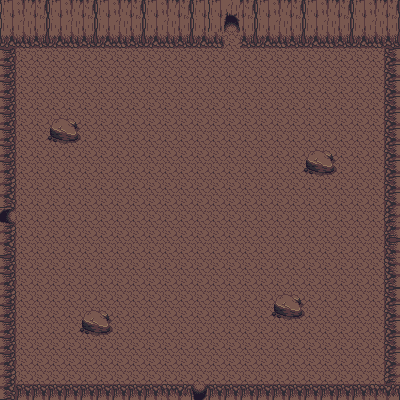

This is a level from a 2D game, rendered from its Tiled map with the project's own tilesets. A one-line summary and the complete map file follow:
An orthogonal 25x25 tile map with 16x16 px tiles, 2 tile layers (Ground, ObjectCollisions) and 12 objects.

<map version="1.5" tiledversion="1.5.0" orientation="orthogonal" renderorder="right-down" width="25" height="25" tilewidth="16" tileheight="16" infinite="0" nextlayerid="4" nextobjectid="14">
 <tileset firstgid="1" source="CaveTileSet.tsx" />
 <layer id="1" name="Ground" width="25" height="25">
  <data encoding="csv">
1,1,1,1,1,1,1,1,1,1,1,1,1,1,1,1,1,1,1,1,1,1,1,1,1,
1,1,1,1,1,1,1,1,1,1,1,1,1,1,1,1,1,1,1,1,1,1,1,1,1,
1,1,1,1,1,1,1,1,1,1,1,1,1,1,1,1,1,1,1,1,1,1,1,1,1,
1,1,1,1,1,1,1,1,1,1,1,1,1,1,1,1,1,1,1,1,1,1,1,1,1,
1,1,1,1,1,1,1,1,1,1,1,1,1,1,1,1,1,1,1,1,1,1,1,1,1,
1,1,1,1,1,1,1,1,1,1,1,1,1,1,1,1,1,1,1,1,1,1,1,1,1,
1,1,1,1,1,1,1,1,1,1,1,1,1,1,1,1,1,1,1,1,1,1,1,1,1,
1,1,1,1,1,1,1,1,1,1,1,1,1,1,1,1,1,1,1,1,1,1,1,1,1,
1,1,1,1,1,1,1,1,1,1,1,1,1,1,1,1,1,1,1,1,1,1,1,1,1,
1,1,1,1,1,1,1,1,1,1,1,1,1,1,1,1,1,1,1,1,1,1,1,1,1,
1,1,1,1,1,1,1,1,1,1,1,1,1,1,1,1,1,1,1,1,1,1,1,1,1,
1,1,1,1,1,1,1,1,1,1,1,1,1,1,1,1,1,1,1,1,1,1,1,1,1,
1,1,1,1,1,1,1,1,1,1,1,1,1,1,1,1,1,1,1,1,1,1,1,1,1,
1,1,1,1,1,1,1,1,1,1,1,1,1,1,1,1,1,1,1,1,1,1,1,1,1,
1,1,1,1,1,1,1,1,1,1,1,1,1,1,1,1,1,1,1,1,1,1,1,1,1,
1,1,1,1,1,1,1,1,1,1,1,1,1,1,1,1,1,1,1,1,1,1,1,1,1,
1,1,1,1,1,1,1,1,1,1,1,1,1,1,1,1,1,1,1,1,1,1,1,1,1,
1,1,1,1,1,1,1,1,1,1,1,1,1,1,1,1,1,1,1,1,1,1,1,1,1,
1,1,1,1,1,1,1,1,1,1,1,1,1,1,1,1,1,1,1,1,1,1,1,1,1,
1,1,1,1,1,1,1,1,1,1,1,1,1,1,1,1,1,1,1,1,1,1,1,1,1,
1,1,1,1,1,1,1,1,1,1,1,1,1,1,1,1,1,1,1,1,1,1,1,1,1,
1,1,1,1,1,1,1,1,1,1,1,1,1,1,1,1,1,1,1,1,1,1,1,1,1,
1,1,1,1,1,1,1,1,1,1,1,1,1,1,1,1,1,1,1,1,1,1,1,1,1,
1,1,1,1,1,1,1,1,1,1,1,1,1,1,1,1,1,1,1,1,1,1,1,1,1,
1,1,1,1,1,1,1,1,1,1,1,1,1,1,1,1,1,1,1,1,1,1,1,1,1
</data>
 </layer>
 <layer id="2" name="ObjectCollisions" width="25" height="25">
  <data encoding="csv">
122,123,124,122,123,124,122,123,124,122,123,124,122,122,211,124,122,123,124,122,123,124,122,123,124,
162,163,164,162,163,164,162,163,164,162,163,164,162,162,251,164,162,163,164,162,163,164,162,163,164,
202,203,204,202,203,204,202,203,204,202,203,204,202,203,0,204,202,203,204,202,203,204,202,203,204,
1610612940,0,0,0,0,0,0,0,0,0,0,0,0,0,0,0,0,0,0,0,0,0,0,0,2684354762,
1610612940,0,0,0,0,0,0,0,0,0,0,0,0,0,0,0,0,0,0,0,0,0,0,0,2684354762,
1610612940,0,0,0,0,0,0,0,0,0,0,0,0,0,0,0,0,0,0,0,0,0,0,0,2684354762,
1610612940,0,0,0,0,0,0,0,0,0,0,0,0,0,0,0,0,0,0,0,0,0,0,0,2684354762,
1610612940,0,0,208,209,0,0,0,0,0,0,0,0,0,0,0,0,0,0,0,0,0,0,0,2684354762,
1610612940,0,0,248,249,0,0,0,0,0,0,0,0,0,0,0,0,0,0,0,0,0,0,0,2684354762,
1610612940,0,0,0,0,0,0,0,0,0,0,0,0,0,0,0,0,0,0,208,209,0,0,0,2684354762,
1610612940,0,0,0,0,0,0,0,0,0,0,0,0,0,0,0,0,0,0,248,249,0,0,0,2684354762,
1610612939,0,0,0,0,0,0,0,0,0,0,0,0,0,0,0,0,0,0,0,0,0,0,0,2684354762,
1610612938,0,0,0,0,0,0,0,0,0,0,0,0,0,0,0,0,0,0,0,0,0,0,0,2684354762,
1610612987,0,0,0,0,0,0,0,0,0,0,0,0,0,0,0,0,0,0,0,0,0,0,0,2684354763,
1610612939,0,0,0,0,0,0,0,0,0,0,0,0,0,0,0,0,0,0,0,0,0,0,0,2684354764,
1610612938,0,0,0,0,0,0,0,0,0,0,0,0,0,0,0,0,0,0,0,0,0,0,0,3758096588,
1610612940,0,0,0,0,0,0,0,0,0,0,0,0,0,0,0,0,0,0,0,0,0,0,0,3758096587,
1610612940,0,0,0,0,0,0,0,0,0,0,0,0,0,0,0,0,0,0,0,0,0,0,0,3758096586,
1610612939,0,0,0,0,0,0,0,0,0,0,0,0,0,0,0,0,208,209,0,0,0,0,0,2684354762,
1610612940,0,0,0,0,208,209,0,0,0,0,0,0,0,0,0,0,248,249,0,0,0,0,0,2684354762,
1610612940,0,0,0,0,248,249,0,0,0,0,0,0,0,0,0,0,0,0,0,0,0,0,0,2684354762,
1610612940,0,0,0,0,0,0,0,0,0,0,0,0,0,0,0,0,0,0,0,0,0,0,0,2684354762,
1610612940,0,0,0,0,0,0,0,0,0,0,0,0,0,0,0,0,0,0,0,0,0,0,0,2684354762,
1610612939,0,0,0,0,0,0,0,0,0,0,0,0,0,0,0,0,0,0,0,0,0,0,0,2684354763,
1610612938,3221225676,3221225676,3221225676,3221225676,3221225676,3221225676,3221225676,3221225676,3221225676,3221225675,3221225674,1073742075,3221225676,3221225676,3221225676,3221225676,3221225676,3221225676,3221225676,3221225676,3221225676,3221225676,3221225675,3221225674
</data>
 </layer>
 <objectgroup id="3" name="CollisionMask">
  <object id="1" x="48" y="116" width="36" height="30" />
  <object id="2" x="304.5" y="144.5" width="33" height="33.5" />
  <object id="3" x="79.5" y="304" width="35" height="36" />
  <object id="4" x="273.5" y="288.5" width="32" height="35" />
  <object id="5" x="-0.5" y="0.5" width="221" height="47" />
  <object id="7" x="242.5" y="0.5" width="157" height="46.5" />
  <object id="8" x="384.5" y="46.5" width="15" height="227.5" />
  <object id="9" x="386" y="273.5" width="14" height="124.5" />
  <object id="10" x="209.5" y="383.5" width="191.5" height="15.5" />
  <object id="11" x="1" y="384.5" width="188" height="16" />
  <object id="12" x="0" y="224" width="13.5" height="166.5" />
  <object id="13" x="-1" y="46" width="16.5" height="161" />
 </objectgroup>
</map>
